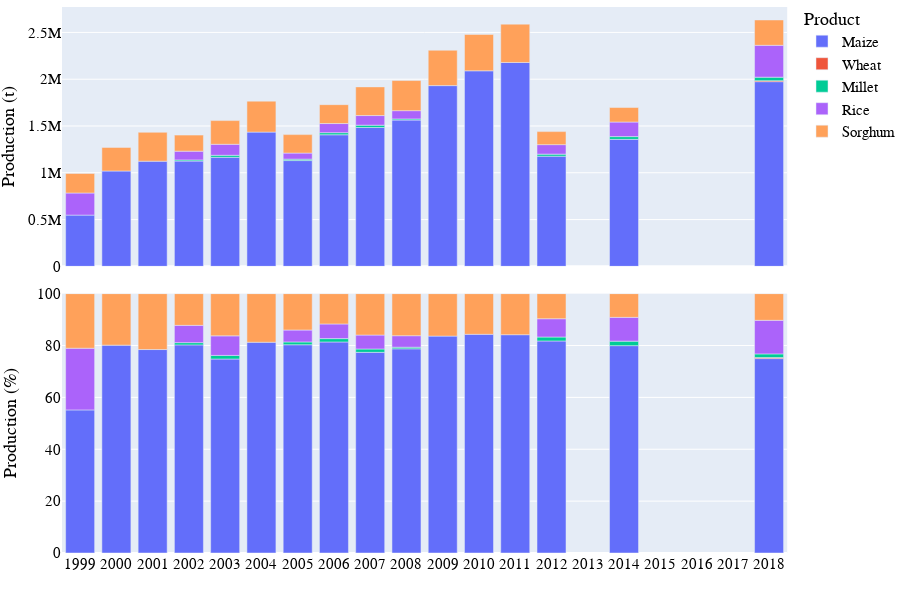

Notebook source saved alongside this figure:
### Markdown cell above
## Visualization of production data

### Code cell
# Bar chart of national grain production
country_iso, country_name = 'MZ', 'Mozambique'
df = pd.read_hdf('../data/crop/adm_crop_production_%s.hdf' % country_iso)
df = df[df['gscd_code']=='calibrated']; df['year'] = df['harvest_year']
year = [df['year'].min(), df['year'].max()]
product_order = ['Maize', 'Wheat','Millet', 'Rice','Sorghum']
for season_name in ['Main']:
    footnote = 'National grain production in %s - %s' % (country_name, season_name)
    fn_save = '../figures/%s_bar_natgrainprod_%s.png' % (country_iso, season_name)
    sub = df[df['season_name'] == season_name]
    fig = PlotBarProduction(sub, year, product_order, footnote, fn_save)
    fig.show()

### Figure 1 — Plotly figure (JSON) as saved in the notebook; plotly's stock layout.template omitted (floating-point values rounded to 4 significant figures)
{"data": [{"alignmentgroup": "True", "hovertemplate": "product=Maize<br>season_name=Main<br>type=orig_unit<br>year=%{x}<br>value=%{y}<extra></extra>", "legendgroup": "Maize", "marker": {"color": "#636efa", "pattern": {"shape": ""}}, "name": "Maize", "offsetgroup": "Maize", "orientation": "v", "showlegend": true, "textposition": "auto", "type": "bar", "x": [1999, 2000, 2001, 2002, 2003, 2004, 2005, 2006, 2007, 2008, 2009, 2010, 2011, 2012, 2014, 2018], "xaxis": "x2", "y": [547713, 1019000.0, 1124000.0, 1126000.0, 1165000.0, 1435000.0, 1131000.0, 1406000.0, 1483900, 1563515, 1931528, 2089890, 2178842, 1177389, 1357221, 1973960], "yaxis": "y2"}, {"alignmentgroup": "True", "hovertemplate": "product=Maize<br>season_name=Main<br>type=percent<br>year=%{x}<br>value=%{y}<extra></extra>", "legendgroup": "Maize", "marker": {"color": "#636efa", "pattern": {"shape": ""}}, "name": "Maize", "offsetgroup": "Maize", "orientation": "v", "showlegend": false, "textposition": "auto", "type": "bar", "x": [1999, 2000, 2001, 2002, 2003, 2004, 2005, 2006, 2007, 2008, 2009, 2010, 2011, 2012, 2014, 2018], "xaxis": "x", "y": [55.17, 80.14, 78.45, 80.25, 74.8, 81.26, 80.3, 81.37, 77.37, 78.74, 83.63, 84.32, 84.17, 81.75, 79.96, 74.96], "yaxis": "y"}, {"alignmentgroup": "True", "hovertemplate": "product=Wheat<br>season_name=Main<br>type=orig_unit<br>year=%{x}<br>value=%{y}<extra></extra>", "legendgroup": "Wheat", "marker": {"color": "#EF553B", "pattern": {"shape": ""}}, "name": "Wheat", "offsetgroup": "Wheat", "orientation": "v", "showlegend": true, "textposition": "auto", "type": "bar", "x": [2018], "xaxis": "x2", "y": [10580], "yaxis": "y2"}, {"alignmentgroup": "True", "hovertemplate": "product=Wheat<br>season_name=Main<br>type=percent<br>year=%{x}<br>value=%{y}<extra></extra>", "legendgroup": "Wheat", "marker": {"color": "#EF553B", "pattern": {"shape": ""}}, "name": "Wheat", "offsetgroup": "Wheat", "orientation": "v", "showlegend": false, "textposition": "auto", "type": "bar", "x": [2018], "xaxis": "x", "y": [0.4018], "yaxis": "y"}, {"alignmentgroup": "True", "hovertemplate": "product=Millet<br>season_name=Main<br>type=orig_unit<br>year=%{x}<br>value=%{y}<extra></extra>", "legendgroup": "Millet", "marker": {"color": "#00cc96", "pattern": {"shape": ""}}, "name": "Millet", "offsetgroup": "Millet", "orientation": "v", "showlegend": true, "textposition": "auto", "type": "bar", "x": [2002, 2003, 2005, 2006, 2007, 2008, 2012, 2014, 2018], "xaxis": "x2", "y": [12183, 21609, 15285, 22363, 24815, 12170.0, 21944, 29332, 37160], "yaxis": "y2"}, {"alignmentgroup": "True", "hovertemplate": "product=Millet<br>season_name=Main<br>type=percent<br>year=%{x}<br>value=%{y}<extra></extra>", "legendgroup": "Millet", "marker": {"color": "#00cc96", "pattern": {"shape": ""}}, "name": "Millet", "offsetgroup": "Millet", "orientation": "v", "showlegend": false, "textposition": "auto", "type": "bar", "x": [2002, 2003, 2005, 2006, 2007, 2008, 2012, 2014, 2018], "xaxis": "x", "y": [0.8686, 1.387, 1.086, 1.294, 1.294, 0.6127, 1.524, 1.728, 1.411], "yaxis": "y"}, {"alignmentgroup": "True", "hovertemplate": "product=Rice<br>season_name=Main<br>type=orig_unit<br>year=%{x}<br>value=%{y}<extra></extra>", "legendgroup": "Rice", "marker": {"color": "#ab63fa", "pattern": {"shape": ""}}, "name": "Rice", "offsetgroup": "Rice", "orientation": "v", "showlegend": true, "textposition": "auto", "type": "bar", "x": [1999, 2002, 2003, 2005, 2006, 2007, 2008, 2012, 2014, 2018], "xaxis": "x2", "y": [236130, 93362, 117491, 64634, 97610, 103007, 88177, 101551, 155743, 340803], "yaxis": "y2"}, {"alignmentgroup": "True", "hovertemplate": "product=Rice<br>season_name=Main<br>type=percent<br>year=%{x}<br>value=%{y}<extra></extra>", "legendgroup": "Rice", "marker": {"color": "#ab63fa", "pattern": {"shape": ""}}, "name": "Rice", "offsetgroup": "Rice", "orientation": "v", "showlegend": false, "textposition": "auto", "type": "bar", "x": [1999, 2002, 2003, 2005, 2006, 2007, 2008, 2012, 2014, 2018], "xaxis": "x", "y": [23.78, 6.656, 7.541, 4.591, 5.648, 5.371, 4.44, 7.051, 9.175, 12.94], "yaxis": "y"}, {"alignmentgroup": "True", "hovertemplate": "product=Sorghum<br>season_name=Main<br>type=orig_unit<br>year=%{x}<br>value=%{y}<extra></extra>", "legendgroup": "Sorghum", "marker": {"color": "#FFA15A", "pattern": {"shape": ""}}, "name": "Sorghum", "offsetgroup": "Sorghum", "orientation": "v", "showlegend": true, "textposition": "auto", "type": "bar", "x": [1999, 2000, 2001, 2002, 2003, 2004, 2005, 2006, 2007, 2008, 2009, 2010, 2011, 2012, 2014, 2018], "xaxis": "x2", "y": [208927, 252500.0, 308700.0, 171500.0, 253500.0, 330900.0, 197500.0, 202000.0, 306228, 321932, 378035, 388597, 409744, 139262, 155163, 270700], "yaxis": "y2"}, {"alignmentgroup": "True", "hovertemplate": "product=Sorghum<br>season_name=Main<br>type=percent<br>year=%{x}<br>value=%{y}<extra></extra>", "legendgroup": "Sorghum", "marker": {"color": "#FFA15A", "pattern": {"shape": ""}}, "name": "Sorghum", "offsetgroup": "Sorghum", "orientation": "v", "showlegend": false, "textposition": "auto", "type": "bar", "x": [1999, 2000, 2001, 2002, 2003, 2004, 2005, 2006, 2007, 2008, 2009, 2010, 2011, 2012, 2014, 2018], "xaxis": "x", "y": [21.04, 19.86, 21.55, 12.23, 16.27, 18.74, 14.03, 11.69, 15.97, 16.21, 16.37, 15.68, 15.83, 9.67, 9.141, 10.28], "yaxis": "y"}], "layout": {"annotations": [{"showarrow": false, "text": "", "textangle": 90, "x": 0.98, "xanchor": "left", "xref": "paper", "y": 0.2375, "yanchor": "middle", "yref": "paper"}, {"showarrow": false, "text": "", "textangle": 90, "x": 0.98, "xanchor": "left", "xref": "paper", "y": 0.7625, "yanchor": "middle", "yref": "paper"}, {"align": "left", "font": {"color": "dimgrey", "family": "arial", "size": 15}, "showarrow": false, "text": "National grain production in Mozambique - Main", "x": 0, "xref": "paper", "y": -0.13, "yref": "paper"}], "barmode": "relative", "font": {"color": "black", "family": "arial", "size": 15}, "height": 600, "legend": {"title": {"text": "Product"}, "tracegroupgap": 0, "x": 1, "y": 1.01}, "margin": {"b": 0, "l": 0, "r": 0, "t": 0}, "width": 900, "xaxis": {"anchor": "y", "domain": [0, 0.98], "dtick": 1, "range": [1998.0, 2018.0], "title": {"text": ""}, "type": "linear"}, "xaxis2": {"anchor": "y2", "domain": [0, 0.98], "matches": "x", "showticklabels": false, "type": "linear"}, "yaxis": {"anchor": "x", "domain": [0, 0.475], "range": [0, 100], "title": {"text": "Production (%)"}, "type": "linear"}, "yaxis2": {"anchor": "x2", "autorange": true, "domain": [0.525, 1], "range": [0, 2772000.0], "title": {"text": "Production (t)"}, "type": "linear"}}}
